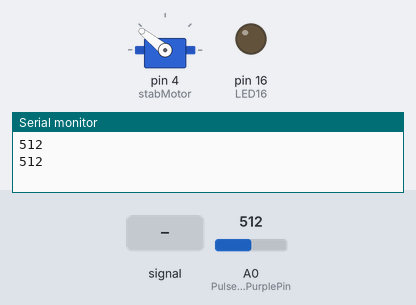
Simulated run of this sketch. Board: Arduino Uno, built with avr-gcc and run on an emulated ATmega328P. Parts: servo, output pins drawn as LEDs (lit = HIGH), the last lines printed to the serial monitor. The test bench sets the inputs (shaded band); at power-on: A0 (PulseSensorPurplePin) = 512.

Above: at 1.8 s.
1.9 s: A0 (PulseSensorPurplePin) fed a 1000 Hz sine of ±255 counts around its level
At 5.8 s:
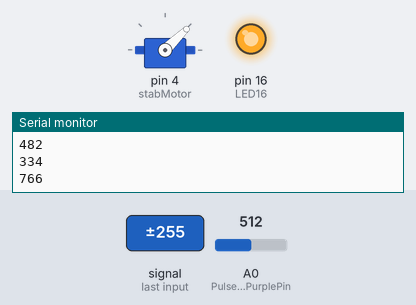
6.0 s: A0 (PulseSensorPurplePin) set to 560
At 6.7 s:
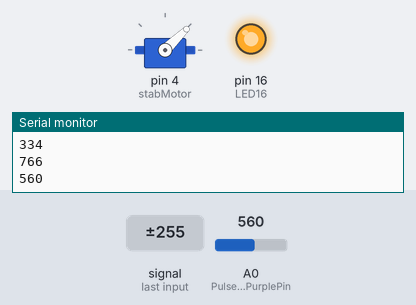
7.5 s: A0 (PulseSensorPurplePin) set to 539
At 9.2 s:
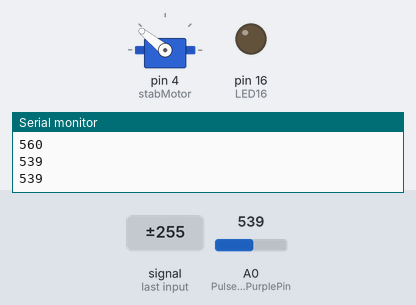
9.5 s: A0 (PulseSensorPurplePin) set to 716
At 11.5 s:
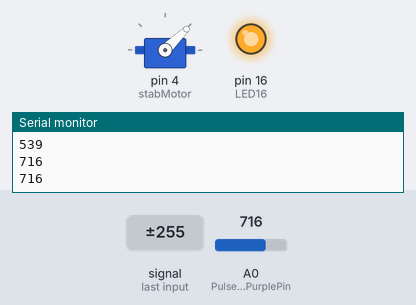
Timing chart, 0 to 12.6 s (numbered marks = the images above; inputs shaded):
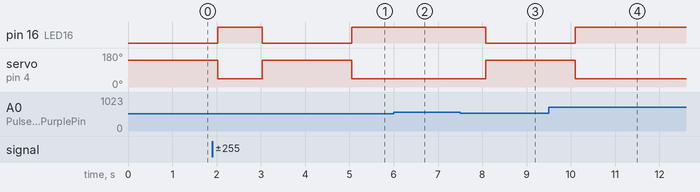

The sketch:

servoMotor.ino
```cpp
#include <Servo.h>

Servo stabMotor;
int PulseSensorPurplePin = 0;
int LED16 = 16;

int Signal;
int Threshold = 550;

void setup() {
  pinMode(LED16, OUTPUT);
  stabMotor.attach(4);

  Serial.begin(9600);
}

void loop() {
  Signal = analogRead(PulseSensorPurplePin);

   Serial.println(Signal);


   if(Signal > Threshold) {
     digitalWrite(LED16,HIGH);
     stabMotor.writeMicroseconds(1000);
     delay(1000);
   } else {
     digitalWrite(LED16,LOW);
     stabMotor.writeMicroseconds(2000);
     delay(1000);
   }

  delay(10);
}
```

Measured:
- the behaviour switches between 551 and 550 on A0 (PulseSensorPurplePin) (found by bisection; images 2 and 3)
- after the input at 1.9 s, pin 16 (LED16): LOW → HIGH after 0.12 s, → LOW 1.0 s later, → HIGH 2.0 s later; servo on pin 4 (stabMotor): 141° → 44° after 0.12 s, → 141° 1.0 s later, → 44° 2.0 s later
- after the input at 6.0 s, pin 16 (LED16): stays HIGH (without the input it goes to LOW after 0.06 s); servo on pin 4 (stabMotor): stays 44° (without the input it goes to 141° after 0.06 s)
- after the input at 7.5 s, pin 16 (LED16): HIGH → LOW after 0.58 s; servo on pin 4 (stabMotor): 44° → 141° after 0.58 s
- after the input at 9.5 s, pin 16 (LED16): LOW → HIGH after 0.60 s; servo on pin 4 (stabMotor): 141° → 44° after 0.60 s
